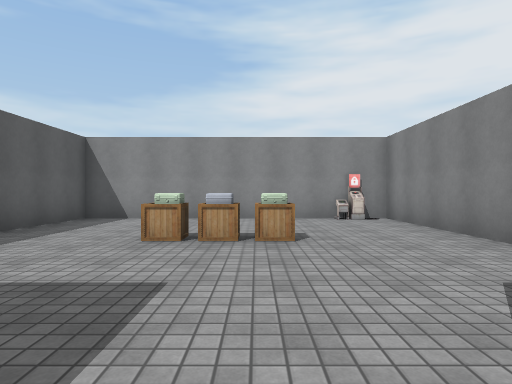
View 1 (above)

24 first-person views from a walk through a Unity game level. The camera is 1.3 m above the floor, looks level and sees 75° across. Doors are open. The floor is counted in squares, 2 m on a side. Each view is taken from the middle of a square. On the plan, view 1 faces up. The plan holds only what a view shows up to about 10 squares ahead; the rest is blank. The place goes on beyond the plan. Some surface patterns are stand-ins.

View 2
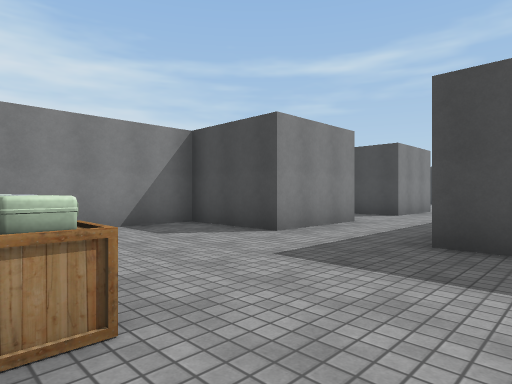

View 3
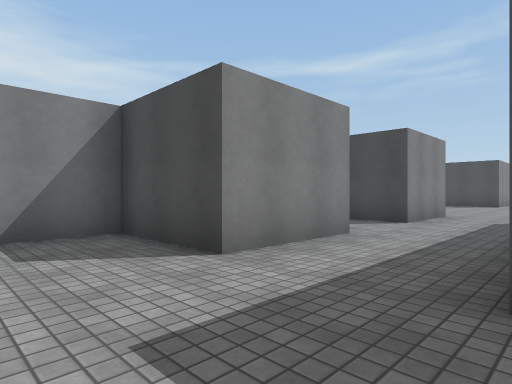

View 4
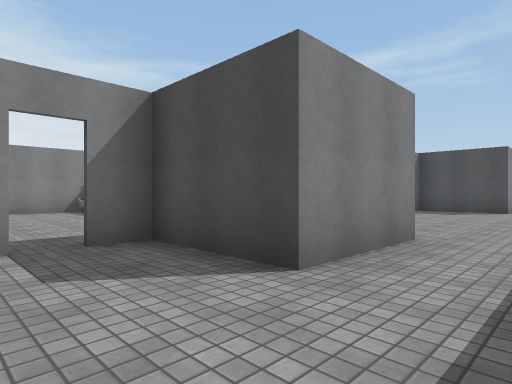

View 5
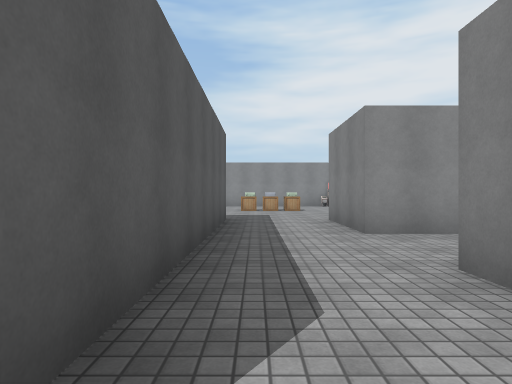

View 6
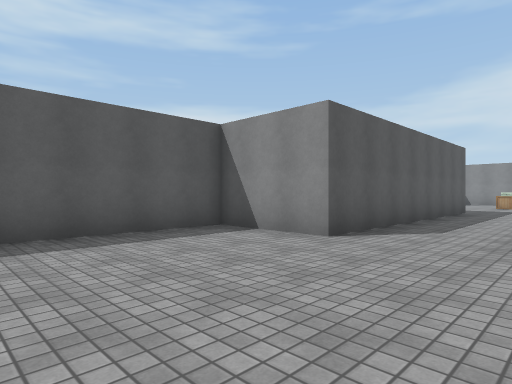

View 7
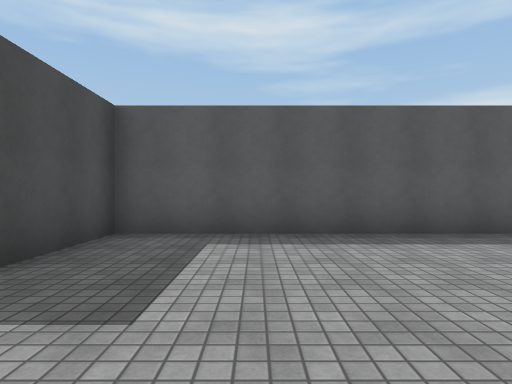

View 8
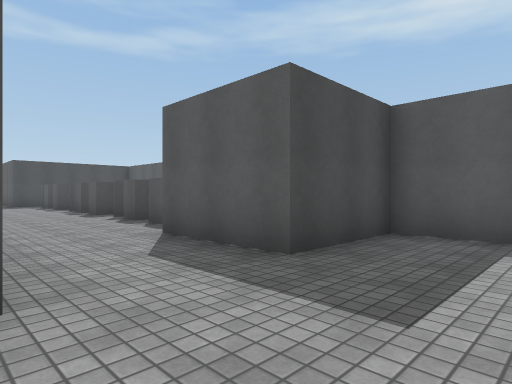

View 9
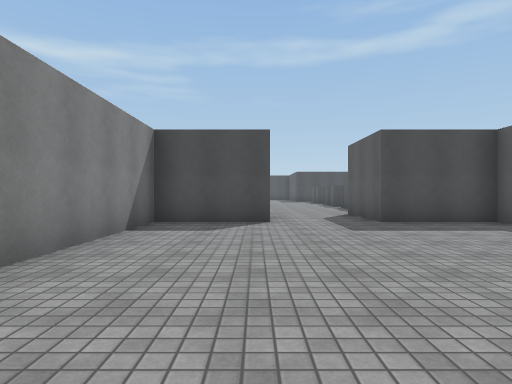

View 10
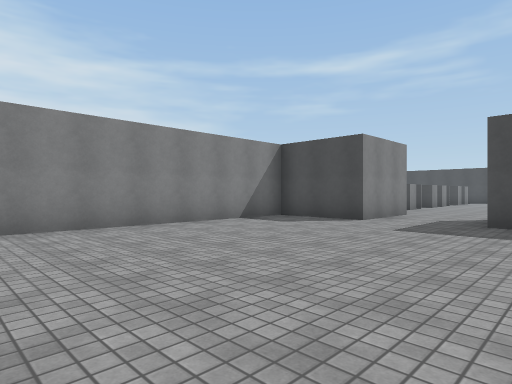

View 11
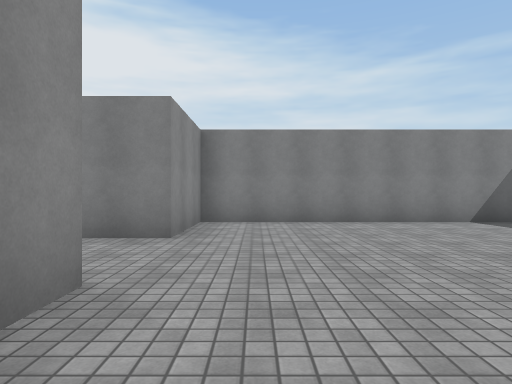

View 12
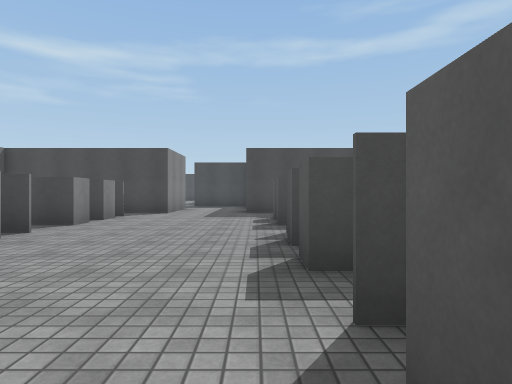

View 13
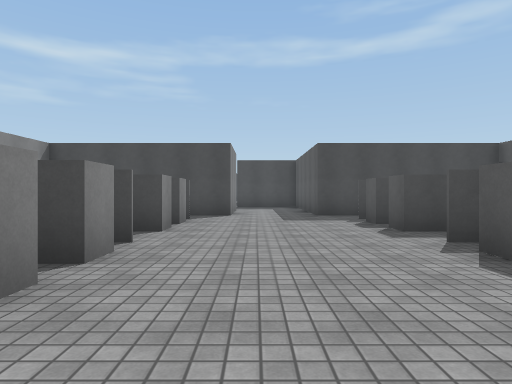

View 14
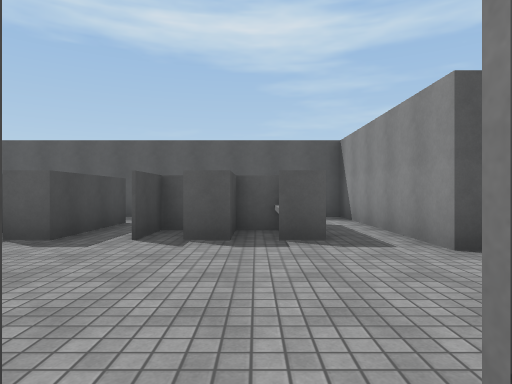

View 15
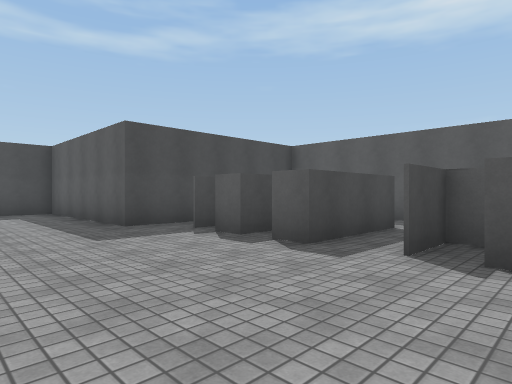

View 16
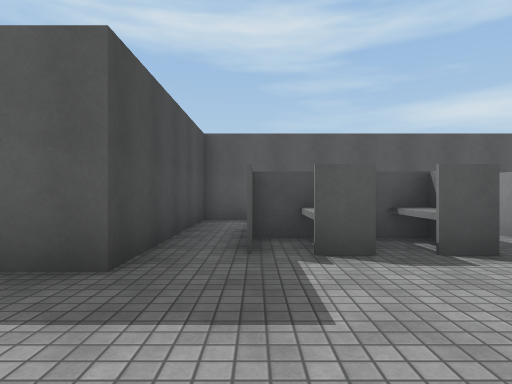

View 17
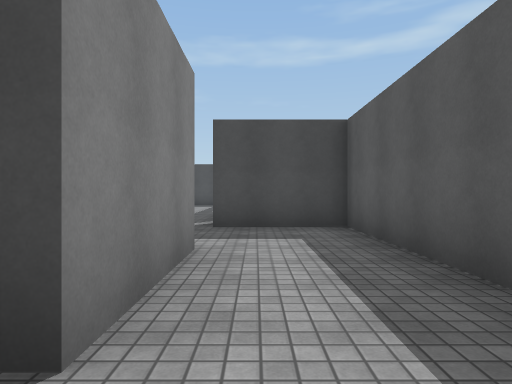

View 18
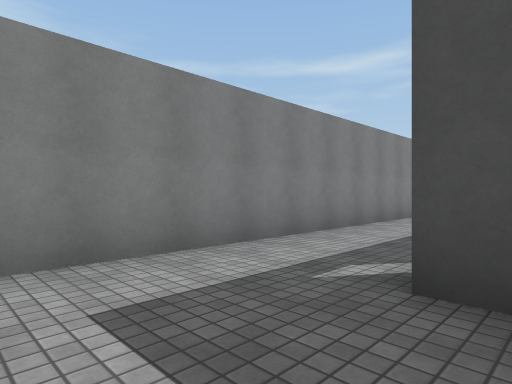

View 19
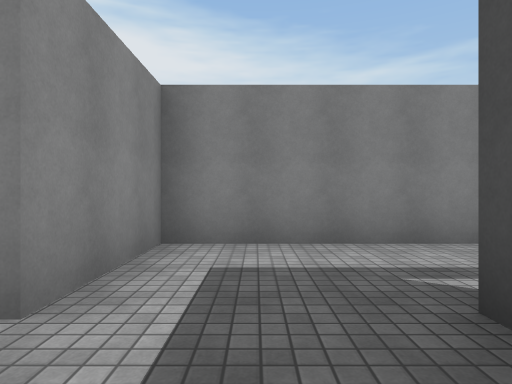

View 20
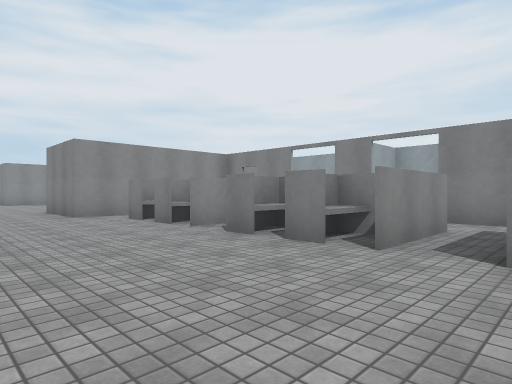

View 21
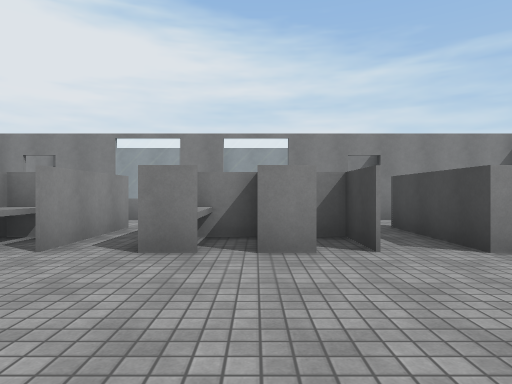

View 22
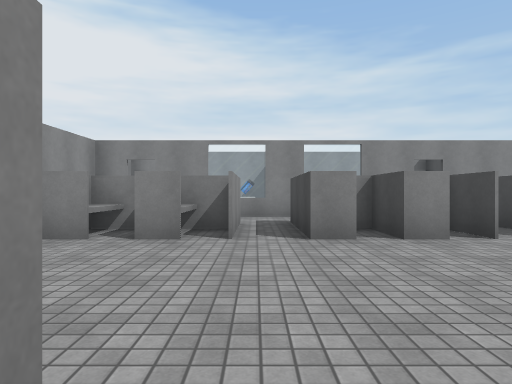

View 23
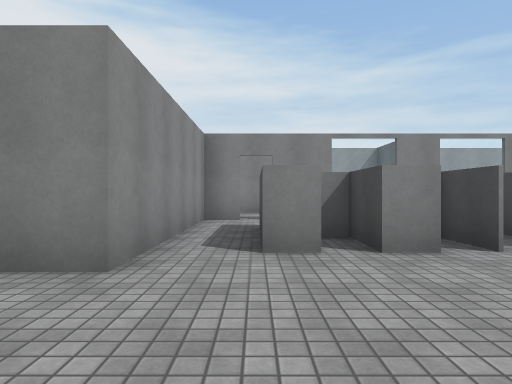

View 24
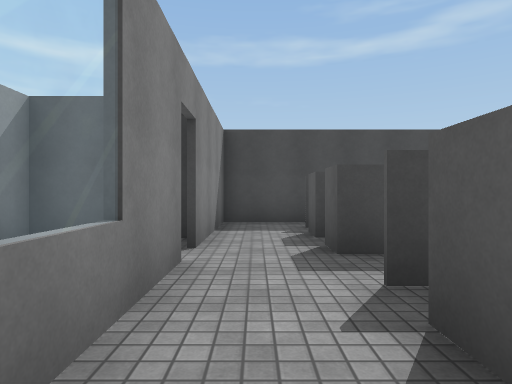

### Floor plan
Points are (right, up) in squares from view 1. A wall is a line through its corners. A room is listed if a view was taken in it or the views show most of it. See-through windows are left out.
Room 1 (views 1, 4)
walls: (2.2, -1.8) (0.7, -1.8) (0.7, 0.8); (0.7, -6.8) (0.7, -4.2) (3.2, -4.2) (3.2, -3.4); (-1.7, 0.8) (-1.7, -6.8)
ways out: opening at (-0.5, -0.5) to room 2; opening at (-0.5, -5.5) to room 3; opening at (3, -3)
Room 2 (views 2, 3)
walls: (-2.9, 8.2) (-4.2, 8.2) (-4.2, 5.4); (-2.5, 0.8) (-1.7, 0.8); (0.7, 0.8) (3.2, 0.8) (3.2, 8.2)
ways out: opening at (-0.5, -0.5) to room 1
objects: crate (-1, 5); ammo (-1, 6); crate (0, 5); ammo (0, 6); other object (2, 8)
Room 3 (views 5, 6, 7, 8, 9, 10, 11)
walls: (-1.7, -6.8) (-4.2, -6.8) (-4.2, -14.2) (-1.7, -14.2) (-1.7, -16.8); (0.7, -16.8) (0.7, -14.2) (3.2, -14.2) (3.2, -6.8) (0.7, -6.8)
ways out: opening at (-0.5, -5.5) to room 1; opening at (-0.5, -15.5) to room 4
Room 4 (views 12, 13, 14, 15, 16, 17, 20, 21, 22, 23)
walls: (-2.4, -23) (-2.4, -23.8); (1.5, -23.6) (1.5, -23); (1.5, -22.4) (1.5, -21.7); (-3.7, -23.9) (-3.7, -24.3); (1.5, -20.6) (2.8, -20.6) (2.8, -18.1) (1.9, -18.1); (-3.7, -25.5) (-3.7, -26.4); (1.5, -20) (1.5, -19.3) (2.9, -19.3); (-3.7, -20.1) (-3.7, -20.6) (-2.4, -20.6); (1.5, -26.1) (1.5, -25.5); (2.8, -24.4) (2.8, -21.8); (-5.1, -21.7) (-2.4, -21.7) (-2.4, -22.4); (-3.2, -26.7) (-2.4, -26.7) (-2.4, -27.4) (-3.8, -27.4); (-5.1, -25.5) (-2.4, -25.5) (-2.4, -26.1); (-3.7, -27.1) (-3.7, -28.1); (1.5, -27.4) (1.5, -26.8); (-2.4, -18) (-2.4, -18.8); (-3.7, -18.5) (-3.7, -19.3) (-2.4, -19.3) (-2.4, -20); (2.9, -18.7) (1.5, -18.7) (1.5, -18.1); (-1.7, -16.8) (-6.7, -16.8) (-6.7, -17.3); (0.7, -29.2) (1.9, -29.2); (-6.7, -28.1) (-6.7, -29.2) (-1.7, -29.2)
ways out: opening at (-0.5, -15.5) to room 3; opening at (-0.5, -30.5) to room 5; opening at (2, -21) to room 6; opening at (2, -25) to room 8; opening at (-6, -29); opening at (-5, -25); opening at (-4.5, -21); opening at (2, -29); gap at (2, -27)
Room 5 (views 18, 19)
walls: (0.7, -31.8) (0.7, -29.2); (-1.7, -29.2) (-1.7, -34.2) (0.9, -34.2)
ways out: opening at (-0.5, -30.5) to room 4; opening at (1, -32.5) to room 7
Room 6 (view 24)
walls: (4.1, -20.7) (1.5, -20.7); (2.9, -20) (1.5, -20); (2.9, -19.4) (1.9, -19.4); (4.1, -23) (4.1, -23.8); (1.5, -21.7) (4.1, -21.7); (5.7, -25.1) (5.7, -20)
ways out: opening at (2, -21) to room 4; opening at (5, -24) to room 8; opening at (5, -20)
Room 7 (no view inside)
walls: (3.2, -37.5) (3.2, -31.8) (0.7, -31.8)
ways out: opening at (1, -32.5) to room 5; open door at (1, -35.5)
Room 8 (no view inside)
walls: (4.1, -24.3) (1.5, -24.3); (2.9, -23.6) (1.5, -23.6); (4.1, -26.8) (4.1, -27.4); (2.9, -23.1) (2.4, -23.1); (1.5, -25.5) (4.1, -25.5) (4.1, -26.1); (5.7, -29.2) (5.7, -25.9)
ways out: opening at (2, -25) to room 4; opening at (5, -24) to room 6; opening at (5, -28); open door at (6, -25.5); gap at (4, -27)

Where each view was taken, in squares from view 1:
view 1: 0 up, 0 right, facing up
view 2: 5 up, 3 left, facing down-right
view 3: 3 up, 2 left, facing down-right
view 4: 2 down, 1 left, facing down-right
view 5: 7 down, 1 left, facing up
view 6: 11 down, 1 right, facing up-left
view 7: 12 down, 1 right, facing left
view 8: 12 down, 1 right, facing down-left
view 9: 7 down, 1 right, facing down
view 10: 7 down, 3 left, facing down-right
view 11: 8 down, 4 left, facing right
view 12: 19 down, 2 left, facing down
view 13: 20 down, 0 right, facing down
view 14: 19 down, 2 right, facing left
view 15: 23 down, 1 right, facing down-left
view 16: 28 down, 1 right, facing left
view 17: 28 down, 0 right, facing down
view 18: 32 down, 0 right, facing down-right
view 19: 33 down, 1 left, facing right
view 20: 26 down, 2 left, facing up-right
view 21: 23 down, 2 left, facing right
view 22: 21 down, 3 left, facing right
view 23: 18 down, 2 left, facing right
view 24: 22 down, 5 right, facing down
